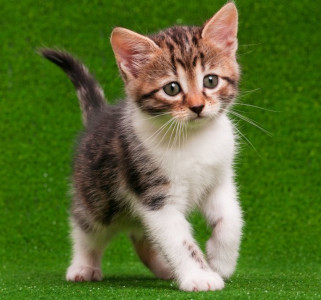
#> input picture ComputerVision-OpenCV/images/cat.jpg, 321 x 300 px
$ python 06.image_transformations.py
#> lines starting #> are read from the running program, lines starting #| are printed output that depends on the picture
from cv2 import cv2 as cv
import numpy as np

img = cv.imread('images/cat.jpg')
#> img is the input picture: shape (300, 321, 3); mean B, G, R 50.4, 111.5, 91.3

# Display Original
cv.imshow('Original', img)


# Translation (shifting of pixels)
# -x --> Shift left
# -y --> Shift Up
#  x --> Shift Right
#  y --> Shift Down
def translate(img, shiftx, shifty):
    # Translation matrix for image
#> called with shiftx = -50, shifty = 50
    translation_matrix = np.float32([[1, 0, shiftx], [0, 1, shifty]])
    img_dimension = (img.shape[1], img.shape[0])
#> img_dimension = (321, 300)

    return cv.warpAffine(img, M=translation_matrix, dsize=img_dimension)
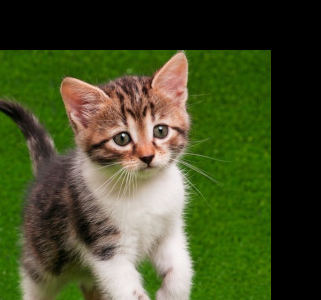
#> returned value: shape (300, 321, 3); mean of channels 0, 1, 2 40.7, 77.7, 69.1; drawn as B, G, R


translated = translate(img, -50, 50)
cv.imshow('Translated', translated)


# Rotating the Image
# +angle --> rotate counter clockwise
# -angle --> rotate clockwise
def rotate(img, angle, rotation_point=None):
    # Get height and width of Image
#> called with angle = 60
    height, width = img.shape[:2]
#> height = 300; width = 321

    # If Rotation point not provided, rotate along center
    if rotation_point is None:
        rotation_point = (width//2, height//2)
#> rotation_point = (160, 150)

    # Generate Rotation Matrix
    rotation_matrix = cv.getRotationMatrix2D(
        center=rotation_point, angle=angle, scale=1.0)
    dimension = (width, height)
#> dimension = (321, 300)

    return cv.warpAffine(img, M=rotation_matrix, dsize=dimension)
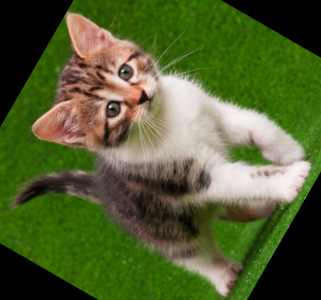
#> returned value: shape (300, 321, 3); mean of channels 0, 1, 2 48.9, 95.6, 82.8; drawn as B, G, R


# Rotate by 60degree
rotated = rotate(img, 60)
cv.imshow('Rotated', rotated)

# Fliping the image
# Flipcode: 0 - Flip Vertically
#           1 - Flip Horizontally
#          -1 - Flip Both
flipped = cv.flip(img, flipCode=1)
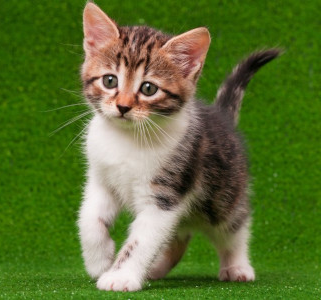
#> flipped: shape (300, 321, 3); mean B, G, R 50.4, 111.5, 91.3
cv.imshow('Flipped', flipped)


cv.waitKey(0)

$ run again, with ComputerVision-OpenCV/images/lady.jpg copied over ComputerVision-OpenCV/images/cat.jpg
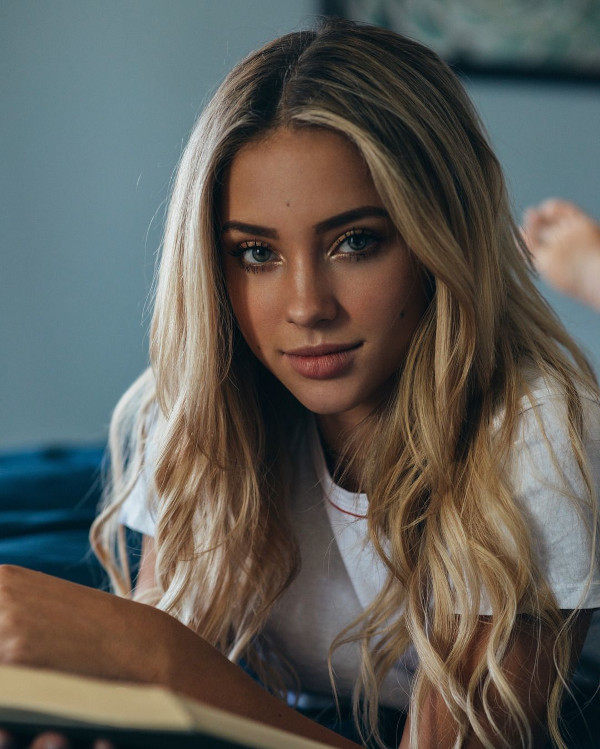
#> input picture ComputerVision-OpenCV/images/lady.jpg, 600 x 749 px
#> img is the input picture: shape (749, 600, 3); mean B, G, R 86.8, 92.7, 95
#> in rotate, `return cv.warpAffine(img, M=rotation_matrix, dsize=dimension)`:
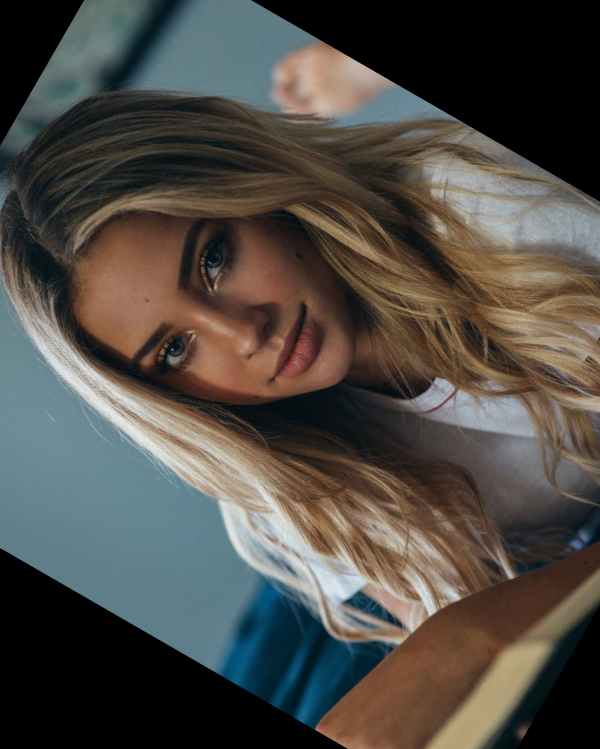
#> returned value: shape (749, 600, 3); mean of channels 0, 1, 2 69.4, 75, 78.8; drawn as B, G, R
#> `flipped = cv.flip(img, flipCode=1)`:
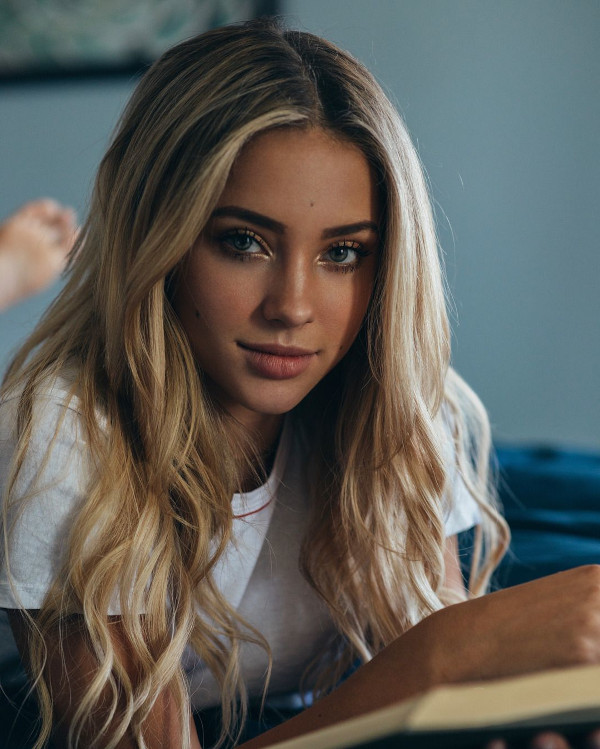
#> flipped: shape (749, 600, 3); mean B, G, R 86.8, 92.7, 95

$ run again, with ComputerVision-OpenCV/images/people.jpg copied over ComputerVision-OpenCV/images/cat.jpg
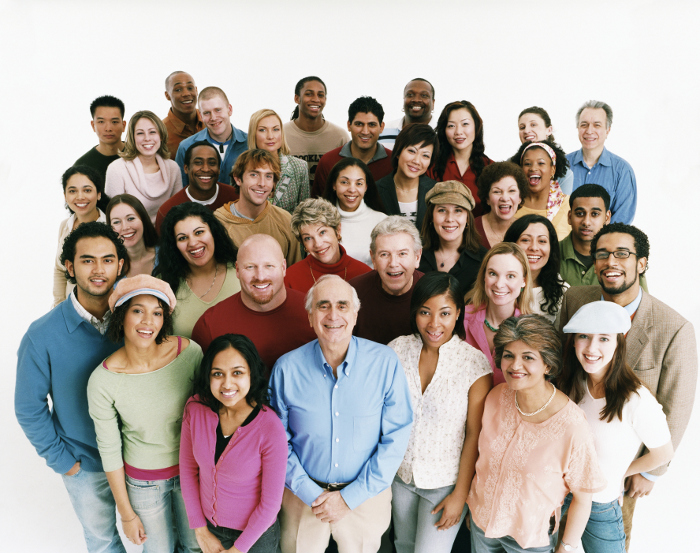
#> input picture ComputerVision-OpenCV/images/people.jpg, 700 x 553 px
#> img is the input picture: shape (553, 700, 3); mean B, G, R 161.2, 167.2, 177.2
#> in rotate, `return cv.warpAffine(img, M=rotation_matrix, dsize=dimension)`:
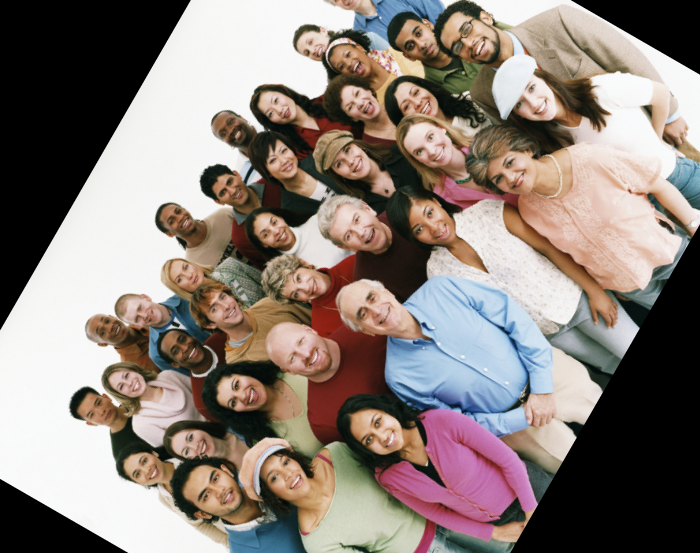
#> returned value: shape (553, 700, 3); mean of channels 0, 1, 2 120.5, 126.9, 138.3; drawn as B, G, R
#> `flipped = cv.flip(img, flipCode=1)`:
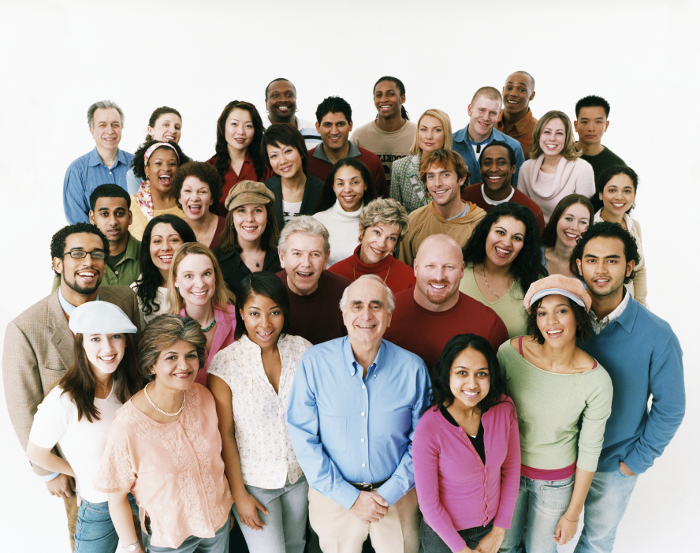
#> flipped: shape (553, 700, 3); mean B, G, R 161.2, 167.2, 177.2
